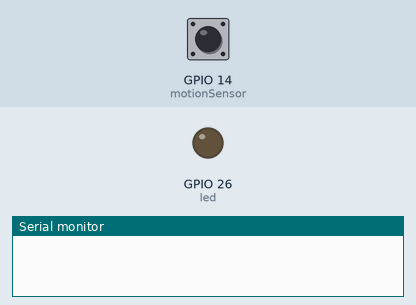
The sketch below on a simulated ESP32. On the bench: output pins drawn as LEDs (lit = HIGH), the last lines printed to the serial monitor. The test bench sets the inputs (shaded band); at power-on: GPIO 14 (motionSensor) HIGH.

Above: at 1.2 s.
1.3 s: GPIO 14 (motionSensor) pulsed LOW 2 times (0.12 s each, 0.3 s apart)
At 2.0 s:
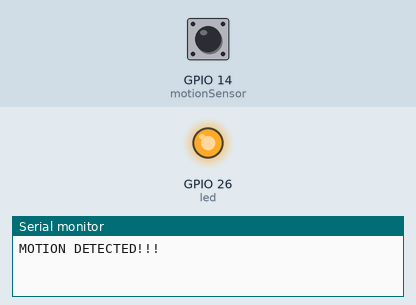
Timing chart, 0 to 8.2 s (numbered marks = the images above; inputs shaded):
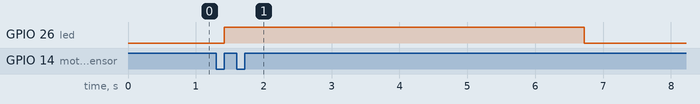

The sketch:

HCSR501_test.ino
```cpp
#include <Arduino.h>

// Set GPIOs for LED and PIR Motion Sensor
const uint8_t led = 26;
const uint8_t motionSensor = 14;

// Timer: Auxiliary variables
unsigned long now;
volatile unsigned long lastTrigger = 0;
volatile bool startTimer = false;

bool printMotion = false;

const unsigned long timeSeconds = 5 * 1000UL;  //20 seconds in milliseconds

void ARDUINO_ISR_ATTR motionISR() {
  lastTrigger = millis();
  startTimer = true;
}

void setup() {
  Serial.begin(115200);
  pinMode(motionSensor, INPUT_PULLUP);
  attachInterrupt(motionSensor, motionISR, RISING);

  // Set LED to LOW
  pinMode(led, OUTPUT);
  digitalWrite(led, LOW);
}

void loop() {
  now = millis();

// Turn LED on immediately on new trigger
  if (startTimer && !printMotion) {
    digitalWrite(led, HIGH);
    Serial.println("MOTION DETECTED!!!");
    printMotion = true;
  }

// Turn off the LED after timeout
  if (startTimer && (now - lastTrigger > timeSeconds)) {
    Serial.println("Motion stopped...");
    digitalWrite(led, LOW);
    startTimer = false;
    printMotion = false;
  }
}
```

Measured:
- after the input at 1.3 s, GPIO 26 (led): LOW → HIGH after 0.12 s, → LOW 5.3 s later
